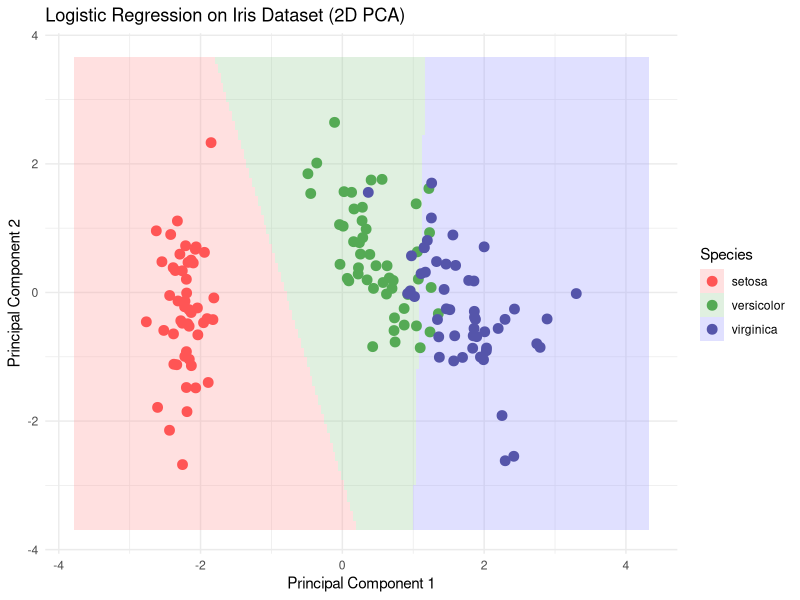
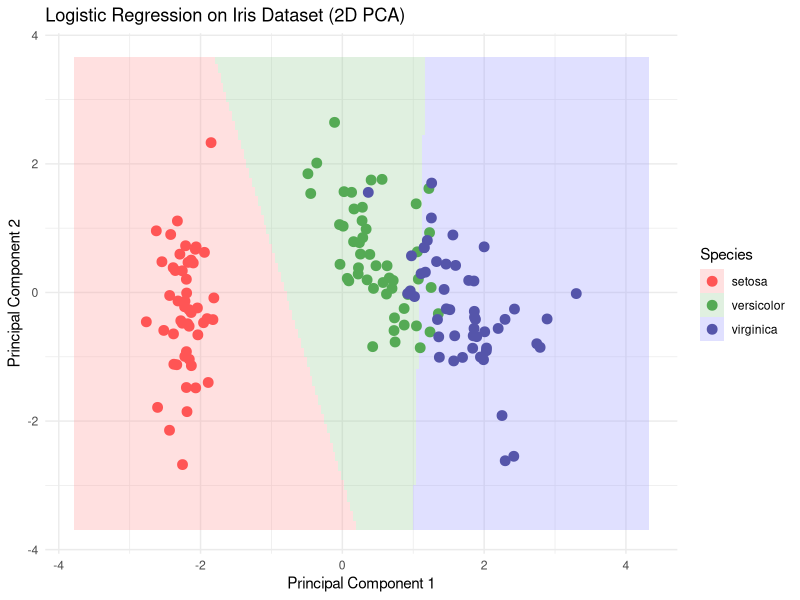

The R source for these figures, in order:
# Load necessary libraries
library(ggplot2)
library(caret)
library(e1071)  # For logistic regression model compatibility with caret
library(dplyr)

# Load the iris dataset
data(iris)

# Perform PCA to reduce data to 2D for visualization
pca_model <- prcomp(iris[, 1:4], center = TRUE, scale. = TRUE)
iris_pca <- as.data.frame(pca_model$x[, 1:2])  # Take first 2 principal components
iris_pca$Species <- iris$Species

# Split the data into training and test sets (70/30 split)
set.seed(42)
train_indices <- createDataPartition(iris_pca$Species, p = 0.7, list = FALSE)
train_data <- iris_pca[train_indices, ]
test_data <- iris_pca[-train_indices, ]

# Train a logistic regression model using caret
model <- train(Species ~ ., data = train_data, method = "multinom")

# Predict classifications for the test set
test_data$Predicted <- predict(model, newdata = test_data)

# Create a grid for decision boundary visualization
x_min <- min(iris_pca$PC1) - 1
x_max <- max(iris_pca$PC1) + 1
y_min <- min(iris_pca$PC2) - 1
y_max <- max(iris_pca$PC2) + 1
grid <- expand.grid(PC1 = seq(x_min, x_max, length.out = 200),
                    PC2 = seq(y_min, y_max, length.out = 200))

# Predict classifications for the entire grid
grid$Species <- predict(model, newdata = grid)

# Plot the decision boundaries and the actual data points
plot <- ggplot() +
  geom_tile(data = grid, aes(x = PC1, y = PC2, fill = Species), alpha = 0.3) +
  geom_point(data = iris_pca, aes(x = PC1, y = PC2, color = Species), size = 3) +
  labs(title = "Logistic Regression on Iris Dataset (2D PCA)",
       x = "Principal Component 1", y = "Principal Component 2") +
  theme_minimal() +
  scale_fill_manual(values = c("setosa" = "#FF9999", "versicolor" = "#99CC99", "virginica" = "#9999FF")) +
  scale_color_manual(values = c("setosa" = "#FF5555", "versicolor" = "#55AA55", "virginica" = "#5555AA"))

# Save the plot to disk
ggsave("iris_classification.png", plot, width = 10, height = 6)

# Show the plot
print(plot)

